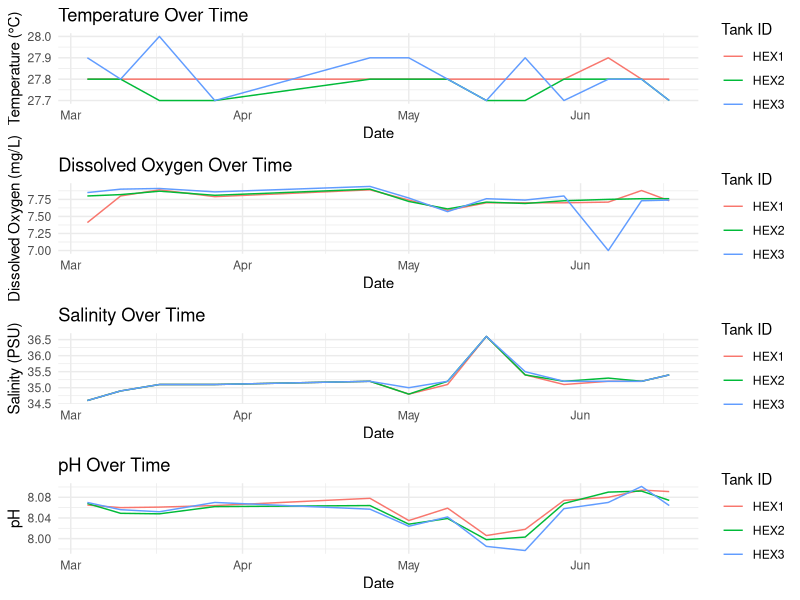

This figure's R source:
## ---- chunk 1
library(readxl)
library(dplyr)
library(ggplot2)
library(gridExtra)
library(lubridate)

## ---- chunk 2
WaterQuality_data <- read_xlsx("2024_Waterquality_FlowExp.xlsx",sheet = "2024_WaterQuality")
str(WaterQuality_data)
## ---- chunk 3
WaterQuality_data <- WaterQuality_data %>%
  mutate(
    `Temp. (°C)` = as.numeric(`Temp. (°C)`),
    `DO (mg/l)` = as.numeric(`DO (mg/l)`),
    Salinity = as.numeric(Salinity),
    pH = as.numeric(pH)
  )

# Per Tank summary
per_tank_summary <- WaterQuality_data %>%
  group_by(`Tank ID`) %>%
  summarise(
    mean_temp = mean(`Temp. (°C)`, na.rm = TRUE),
    sd_temp = sd(`Temp. (°C)`, na.rm = TRUE),
    mean_DO = mean(`DO (mg/l)`, na.rm = TRUE),
    sd_DO = sd(`DO (mg/l)`, na.rm = TRUE),
    mean_salinity = mean(Salinity, na.rm = TRUE),
    sd_salinity = sd(Salinity, na.rm = TRUE),
    mean_ph = mean(pH, na.rm = TRUE),
    sd_ph = sd(pH, na.rm = TRUE),
    .groups = "drop"
  )

# Overall mean summary (no Tank ID)
overall_mean <- WaterQuality_data %>%
  summarise(
    `Tank ID` = "Mean",
    mean_temp = mean(`Temp. (°C)`, na.rm = TRUE),
    sd_temp = sd(`Temp. (°C)`, na.rm = TRUE),
    mean_DO = mean(`DO (mg/l)`, na.rm = TRUE),
    sd_DO = sd(`DO (mg/l)`, na.rm = TRUE),
    mean_salinity = mean(Salinity, na.rm = TRUE),
    sd_salinity = sd(Salinity, na.rm = TRUE),
    mean_ph = mean(pH, na.rm = TRUE),
    sd_ph = sd(pH, na.rm = TRUE)
  )

# Combine and print
bind_rows(per_tank_summary, overall_mean) %>%
  print()
## ---- chunk 4

# Ensure Date column is in Date format
WaterQuality_data <- WaterQuality_data %>%
  mutate(Date = ifelse(grepl("^\\d{2}/\\d{2}/\\d{4}$", Date),
                       dmy(Date),
                       as.Date(as.numeric(Date), origin = "1899-12-30"))) %>%
  mutate(Date = as.Date(Date))  # ensure proper Date class

# Create individual plots
p1 <- ggplot(WaterQuality_data, aes(x = Date, y = `Temp. (°C)`, color = `Tank ID`)) +
  geom_line() +
  labs(title = "Temperature Over Time", x = "Date", y = "Temperature (°C)") +
  theme_minimal()

p2 <- ggplot(WaterQuality_data, aes(x = Date, y = `DO (mg/l)`, color = `Tank ID`)) +
  geom_line() +
  labs(title = "Dissolved Oxygen Over Time", x = "Date", y = "Dissolved Oxygen (mg/L)") +
  theme_minimal()

p3 <- ggplot(WaterQuality_data, aes(x = Date, y = Salinity, color = `Tank ID`)) +
  geom_line() +
  labs(title = "Salinity Over Time", x = "Date", y = "Salinity (PSU)") +
  theme_minimal()

p4 <- ggplot(WaterQuality_data, aes(x = Date, y = pH, color = `Tank ID`)) +
  geom_line() +
  labs(title = "pH Over Time", x = "Date", y = "pH") +
  theme_minimal()

# Combine the plots into one figure
combined_plot <- grid.arrange(p1, p2, p3, p4, ncol = 1)

# Save the combined plot to a file
ggsave("environmental_parameters_over_time.png", plot = combined_plot, width = 8, height = 12)

